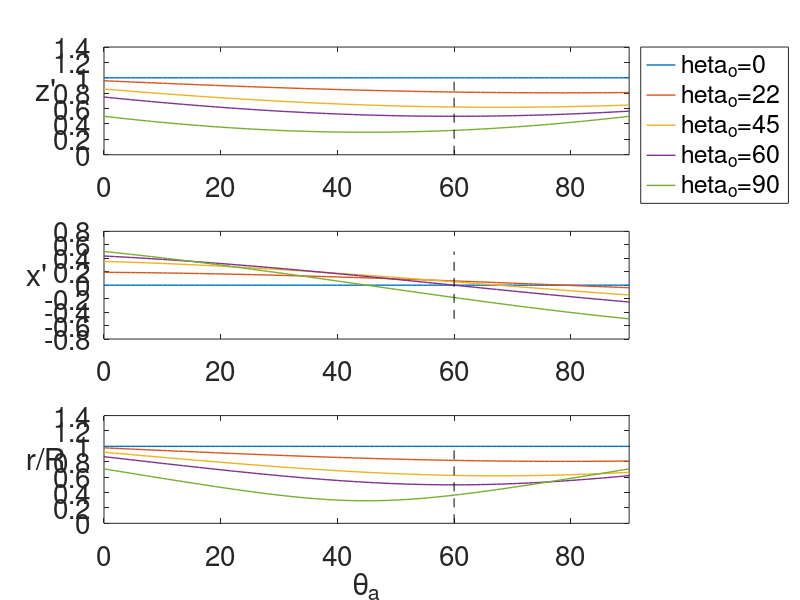

Source code (MATLAB):
% explores the change to local aperture coordinates as a function of angles

ta = linspace(0,pi/2);
to = [0,pi/8,pi/4,pi/3,pi/2]';

dz = 1/2*(2*cos(ta) + cos(to) - 1);
dx = 1/2*(sin(to) - 2*sin(ta));

zp = dz.*cos(ta) - dx.*sin(ta);
xp = dz.*sin(ta) + dx.*cos(ta);

subplot(311)
plot(rad2deg(ta),zp,'LineWidth',1)
hold on
plot([1,1]*60,[0,1],'--k')
hold off
ylabel('z''','Rotation',0)
xlim([0,90])
set(gca,'FontSize',20)
legend(num2str(rad2deg(to),'\\theta_o=%.f'),'Location','northeastoutside')

subplot(312)
plot(rad2deg(ta),xp,'LineWidth',1)
hold on
plot([1,1]*60,[-1/2,1/2],'--k')
hold off
ylabel('x''','Rotation',0)
xlim([0,90])
set(gca,'FontSize',20)

subplot(313)
plot(rad2deg(ta),sqrt(xp.^2+zp.^2),'LineWidth',1)
hold on
plot([1,1]*60,[0,1],'--k')
hold off
ylabel('r/R','Rotation',0)
xlabel('\theta_a')
xlim([0,90])
set(gca,'FontSize',20)
set(gcf,'Color','w')